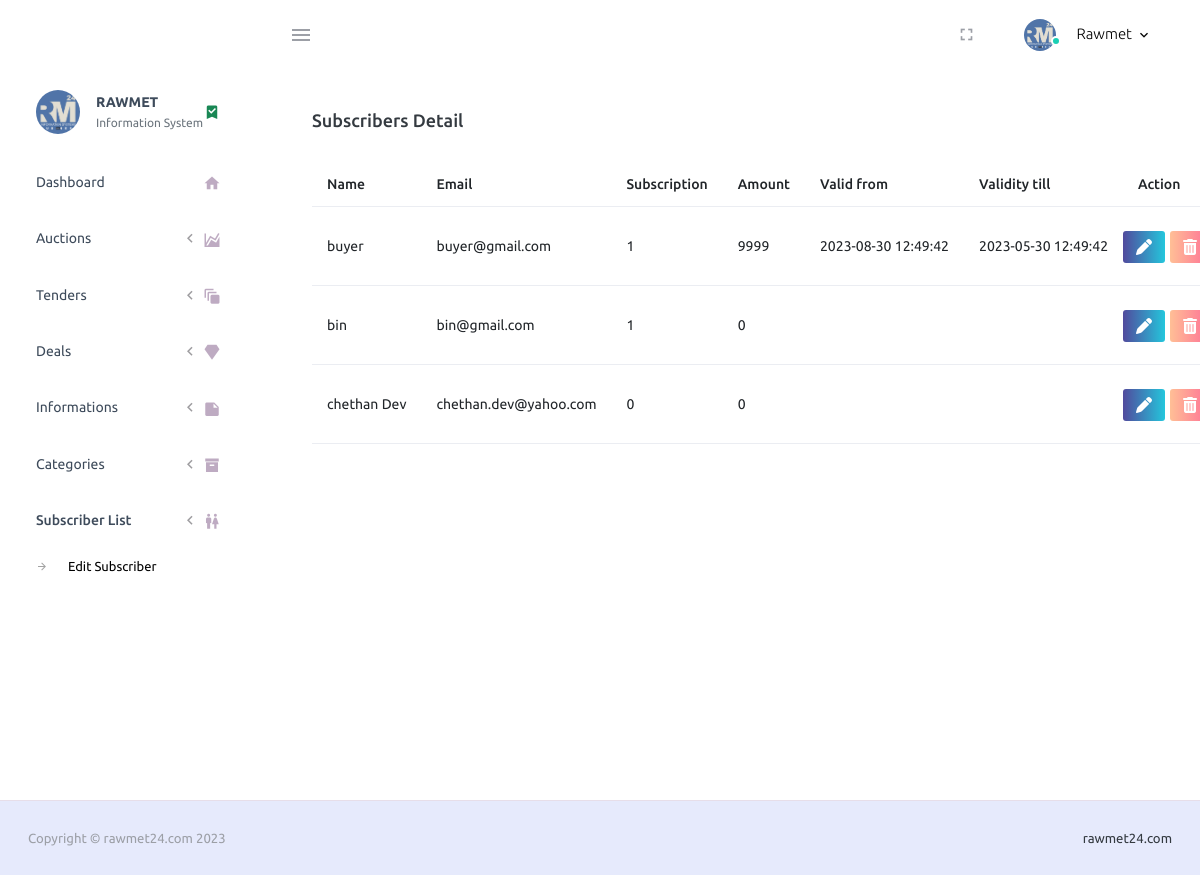
Page /PurpleAdmin-Free-Admin-Template-master/pages/forms/editSublist.php (signed in) on the earlier database version.
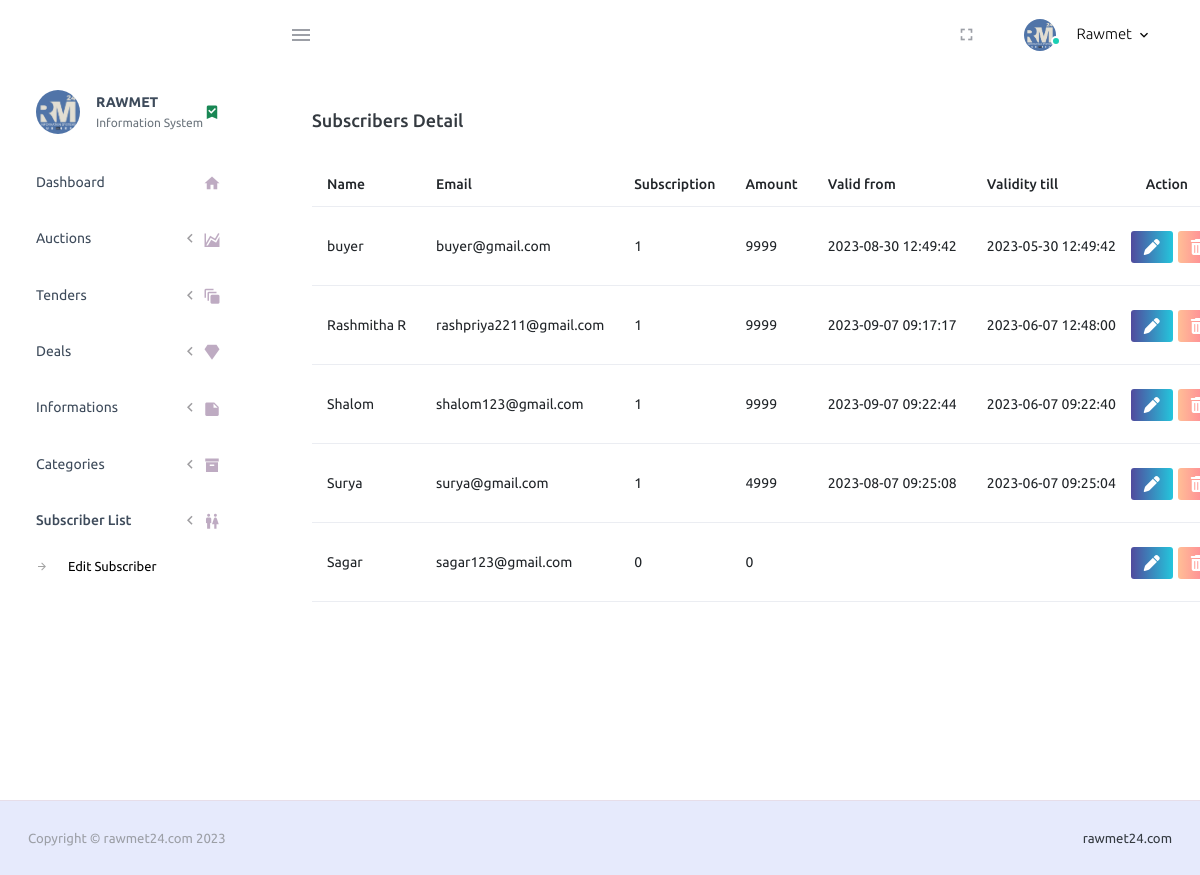
Same page on the later database version.
### tables this page shows
CREATE TABLE `buyer_dashboard` (
  `id` int(11) NOT NULL,
  `name` varchar(255) NOT NULL,
  `email` varchar(255) NOT NULL,
  `password` varchar(255) NOT NULL,
  `subscription` varchar(255) NOT NULL DEFAULT '0',
  `amount` int(11) NOT NULL,
  `fromDate` timestamp NULL DEFAULT NULL,
  `toDate` timestamp NULL DEFAULT NULL
);

### PurpleAdmin-Free-Admin-Template-master/pages/forms/editSublist.php (the view, shortened to what the changed rows need)
<!DOCTYPE html>
<html lang="en">
  <head>
    <link rel="stylesheet" href="https://cdnjs.cloudflare.com/ajax/libs/font-awesome/5.15.3/css/all.min.css">
    <link rel="stylesheet" href="../../assets/vendors/mdi/css/materialdesignicons.min.css">
    <link rel="stylesheet" href="path/to/font-awesome/css/font-awesome.min.css">
    <link rel="stylesheet" href="../../assets/vendors/css/vendor.bundle.base.css">
    <link rel="stylesheet" href="https://cdn.jsdelivr.net/npm/bootstrap@4.6.2/dist/css/bootstrap.min.css">
    <link rel="stylesheet" href="../../assets/css/style.css">
  </head>
  <body>
    <div class="container-scroller">
      <div class="container-fluid page-body-wrapper">
        <div class="col-lg-10 grid-margin stretch-card">
                <div class="card">
                  <div class="card-body">
                    <h4 class="card-title">Subscribers Detail</h4><br>
                    <table class="table table-hover table-responsive">
  <thead>
    <tr>
      <th class="col-2">Name</th>
      <th class="col-2">Email</th>
      <th class="col-2">Subscription</th>
      <th class="col-2">Amount</th>
      <th class="col-2">Valid from</th>
      <th class="col-2">Validity till</th>
      <th class="col-2">Action</th>
    </tr>
  </thead>
  <tbody>
  <?php
include_once "connect.php";
$sql = "SELECT * FROM buyer_dashboard";
$result = $conn->query($sql);
$data = array();
if ($result->num_rows > 0) {
    while ($row = $result->fetch_assoc()) {
        $data[] = $row;
    }
} else {
    echo "No data found.";
}
?>
    <?php foreach ($data as $row) { ?>
      <tr>
        <td><?php echo $row['name']; ?></td>
        <td><?php echo $row['email']; ?></td>
        <td><?php echo $row['subscription']; ?></td>
        <td><?php echo $row['amount']; ?></td>
        <td><?php echo $row['toDate']; ?></td>
        <td><?php echo $row['fromDate']; ?></td>
<td style="padding: 0px;">
  <div style="display: flex; gap: 5px;">
    <form action="fetchSub.php?g=<?php echo $row['id'];?>" method="GET">
      <button class="btn btn-block btn-sm btn-gradient-primary mt-4 mx-auto" type="submit" style="width:auto;margin-bottom:22px">
        <a href="fetchSub.php?id=<?php echo $row['id']; ?>"><i class="fa fa-solid fa-pen"></i></a>
      </button>
    </form>
    <form action="deleteSub.php?g=<?php echo $row['id'];?>" method="POST">
      <button class="btn btn-block btn-sm btn-gradient-danger mt-4 mx-auto" type="submit">
        <a href="deleteSub.php?id=<?php echo $row['id']; ?>"><i class="fa fa-solid fa-trash"></i></a>
      </button>
    </form>
  </div>
</td>
      </tr>
    <?php } ?>
  </tbody>
</table>
          </div>
        </div>
        </div>
        </div> </div>
  </body>
</html>

Differences in the rows shown:
removed buyer_dashboard: name "bin", email "bin@gmail.com", subscription "1", amount "0"
removed buyer_dashboard: name "chethan Dev", email "chethan.dev@yahoo.com", subscription "0", amount "0"
added buyer_dashboard: name "Rashmitha R", email "rashpriya2211@gmail.com", subscription "1", amount "9999", toDate "2023-09-07 09:17:17", fromDate "2023-06-07 12:48:00"
added buyer_dashboard: name "Shalom", email "shalom123@gmail.com", subscription "1", amount "9999", toDate "2023-09-07 09:22:44", fromDate "2023-06-07 09:22:40"
added buyer_dashboard: name "Surya", email "surya@gmail.com", subscription "1", amount "4999", toDate "2023-08-07 09:25:08", fromDate "2023-06-07 09:25:04"
added buyer_dashboard: name "Sagar", email "sagar123@gmail.com", subscription "0", amount "0"
